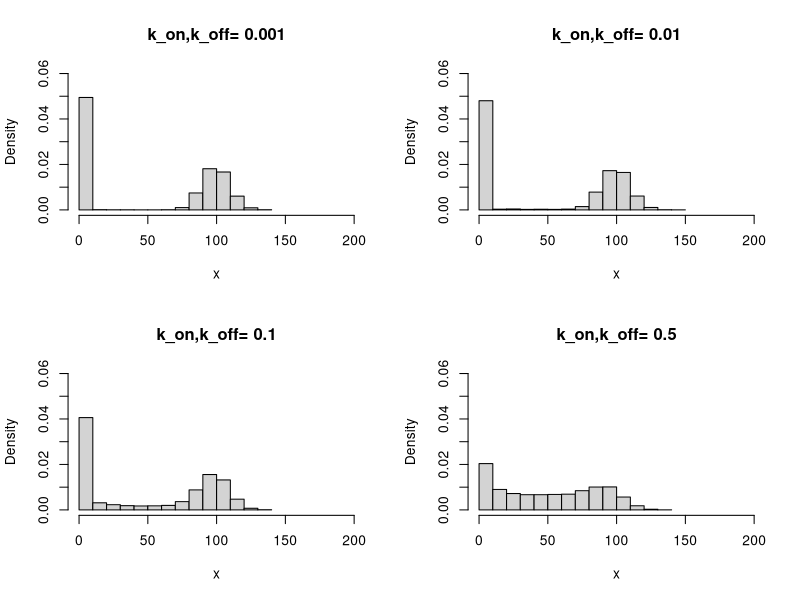
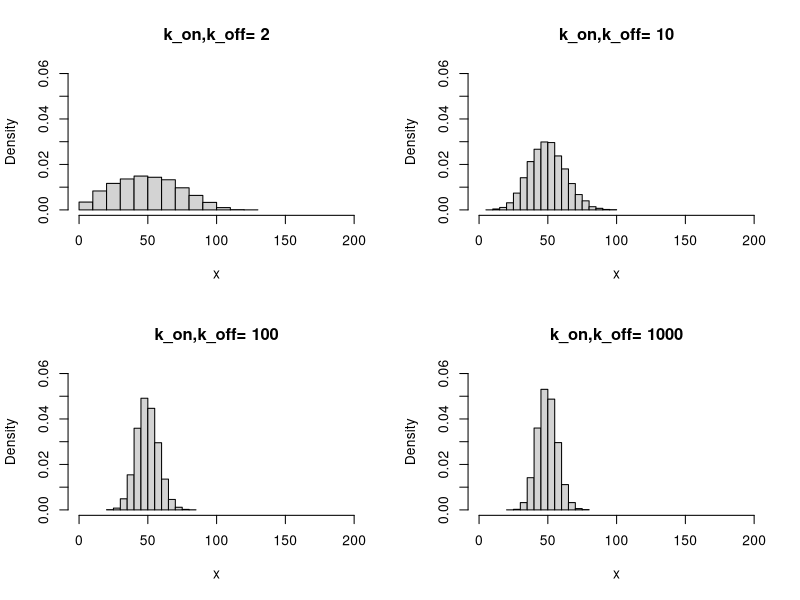
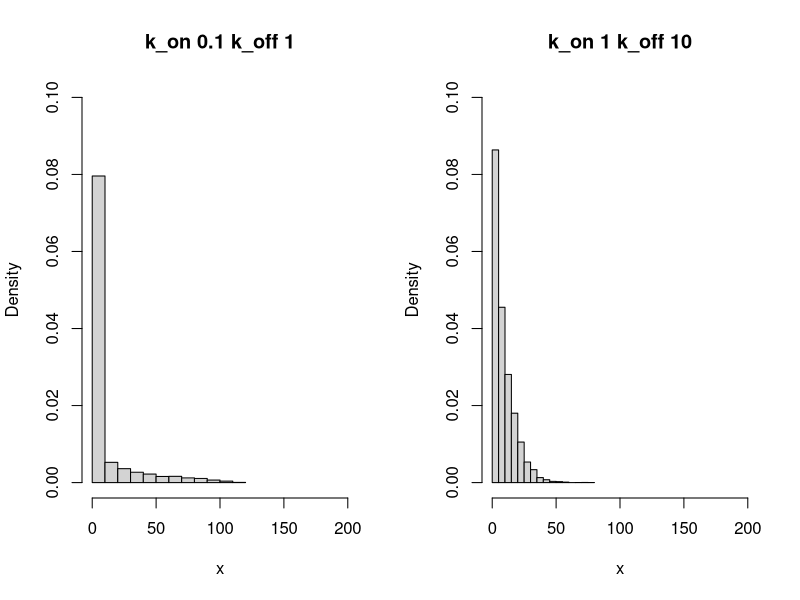
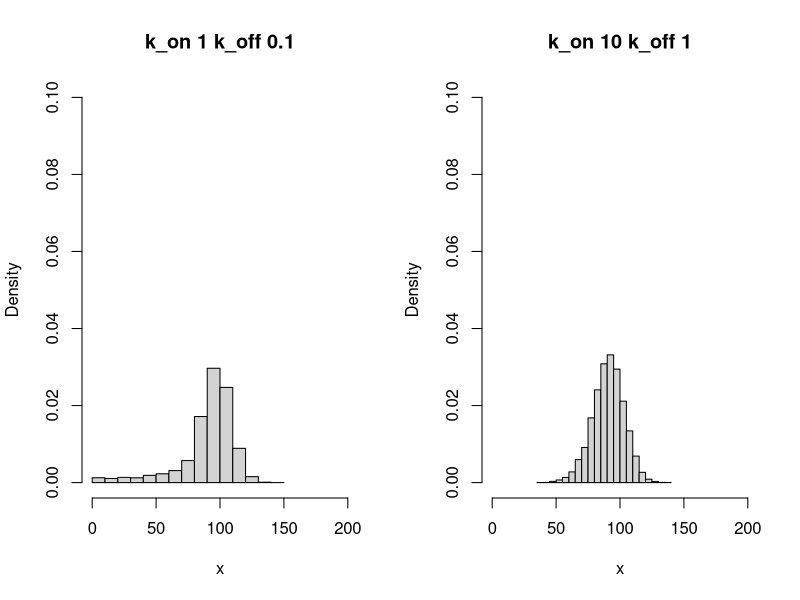

Reproduce these figures in R, in order.
## ---- chunk 1
generate_one_gene<-function(k_on,k_off,k_r,n){
  p=rbeta(n,k_on,k_off)
  x=rpois(n,p*k_r)
  return(x)}
## ---- chunk 2
#Fixed k=100 as in Munsky paper the Fig.2
par(mfrow=c(2,2))
k=c(0.001,0.01,0.1,0.5)
for (i in k){
  x=generate_one_gene(i,i,100,n=10000)
  name=paste('k_on,k_off=',i)
  hist(x,xlim=c(0,200),ylim=c(0,0.06),freq=FALSE,main=name)}
## ---- chunk 3
par(mfrow=c(2,2))
k=c(2,10,100,1000)
for (i in k){
  x=generate_one_gene(i,i,100,n=10000)
  name=paste('k_on,k_off=',i)
  hist(x,xlim=c(0,200),ylim=c(0,0.06),freq=FALSE,main=name)}
## ---- chunk 4
par(mfrow=c(1,2))
k=list(c(0.1,1),c(1,10))
for (i in k){
  x=generate_one_gene(i[1],i[2],100,n=10000)
  name=paste("k_on",i[1],'k_off',i[2])
  hist(x,xlim=c(0,200),ylim=c(0,0.1),freq=FALSE,main=name)}
## ---- chunk 5
par(mfrow=c(1,2))
k=list(c(1,0.1),c(10,1))
for (i in k){
  x=generate_one_gene(i[1],i[2],100,n=10000)
  name=paste("k_on",i[1],'k_off',i[2])
  hist(x,xlim=c(0,200),ylim=c(0,0.1),freq=FALSE,main=name)}
